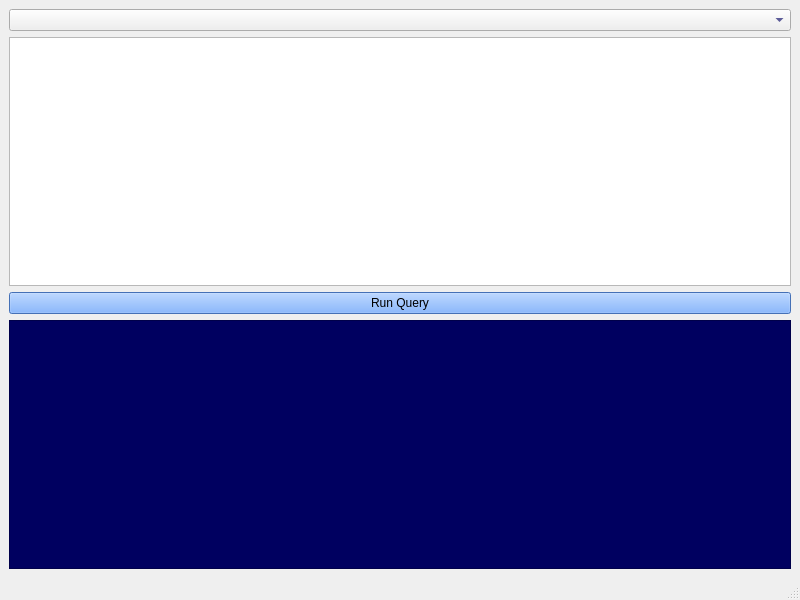
<?xml version="1.0" encoding="UTF-8"?>
<ui version="4.0">
 <class>MainWindow</class>
 <widget class="QMainWindow" name="MainWindow">
  <property name="geometry">
   <rect>
    <x>0</x>
    <y>0</y>
    <width>800</width>
    <height>600</height>
   </rect>
  </property>
  <property name="windowTitle">
   <string>MainWindow</string>
  </property>
  <property name="styleSheet">
   <string notr="true">QPushButton{background-color: rgb(96, 157, 255);}
QTextEdit{background-color: rgb(0, 0, 96);}
QComboBox#comboTables{color: rgb(0, 0, 96);}</string>
  </property>
  <widget class="QWidget" name="centralwidget">
   <layout class="QVBoxLayout" name="verticalLayout">
    <item>
     <widget class="QComboBox" name="comboTables"/>
    </item>
    <item>
     <widget class="QTableView" name="tableView"/>
    </item>
    <item>
     <widget class="QPushButton" name="btnRunQuery">
      <property name="text">
       <string>Run Query</string>
      </property>
     </widget>
    </item>
    <item>
     <widget class="QTextEdit" name="txtQueryOutput">
      <property name="readOnly">
       <bool>true</bool>
      </property>
     </widget>
    </item>
   </layout>
  </widget>
  <widget class="QMenuBar" name="menubar">
   <property name="geometry">
    <rect>
     <x>0</x>
     <y>0</y>
     <width>800</width>
     <height>20</height>
    </rect>
   </property>
  </widget>
  <widget class="QStatusBar" name="statusbar"/>
 </widget>
 <resources/>
 <connections/>
</ui>
